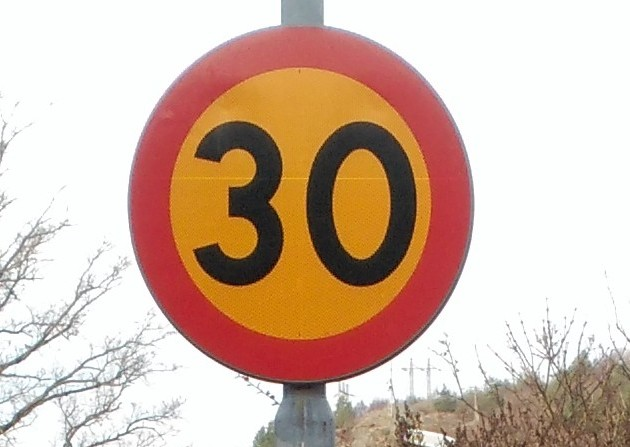
#> input picture P02-Traffic-Sign-Classifier/new_img/01_speed_limit_30.jpg, 630 x 447 px; its folder holds 4 pictures in this run
$ jupyter execute --allow-errors Traffic_Sign_Classifier.ipynb   (shell and % lines are left out)   (older library calls are emulated)
#> lines starting #> are read from the running program, lines starting #| are printed output that depends on the picture
# Self-Driving Car Engineer Nanodegree

## Deep Learning

## Project: Build a Traffic Sign Recognition Classifier

In this notebook, a template is provided for you to implement your functionality in stages, which is required to successfully complete this project. If additional code is required that cannot be included in the notebook, be sure that the Python code is successfully imported and included in your submission if necessary.

> **Note**: Once you have completed all of the code implementations, you need to finalize your work by exporting the iPython Notebook as an HTML document. Before exporting the notebook to html, all of the code cells need to have been run so that reviewers can see the final implementation and output. You can then export the notebook by using the menu above and navigating to  \n",
    "**File -> Download as -> HTML (.html)**. Include the finished document along with this notebook as your submission.

In addition to implementing code, there is a writeup to complete. The writeup should be completed in a separate file, which can be either a markdown file or a pdf document. There is a [write up template](https://github.com/udacity/CarND-Traffic-Sign-Classifier-Project/blob/master/writeup_template.md) that can be used to guide the writing process. Completing the code template and writeup template will cover all of the [rubric points](https://review.udacity.com/#!/rubrics/481/view) for this project.

The [rubric](https://review.udacity.com/#!/rubrics/481/view) contains "Stand Out Suggestions" for enhancing the project beyond the minimum requirements. The stand out suggestions are optional. If you decide to pursue the "stand out suggestions", you can include the code in this Ipython notebook and also discuss the results in the writeup file.

>**Note:** Code and Markdown cells can be executed using the **Shift + Enter** keyboard shortcut. In addition, Markdown cells can be edited by typically double-clicking the cell to enter edit mode.

---
## Step 0: Load The Data

[cell 1]
# Load pickled data
import pickle

# TODO: Fill this in based on where you saved the training and testing data

training_file = 'data/train.p'
validation_file='data/valid.p'
testing_file = 'data/test.p'

#> (the rest of this cell did not finish here and is left out)

---

## Step 1: Dataset Summary & Exploration

The pickled data is a dictionary with 4 key/value pairs:

- `'features'` is a 4D array containing raw pixel data of the traffic sign images, (num examples, width, height, channels).
- `'labels'` is a 1D array containing the label/class id of the traffic sign. The file `signnames.csv` contains id -> name mappings for each id.
- `'sizes'` is a list containing tuples, (width, height) representing the original width and height the image.
- `'coords'` is a list containing tuples, (x1, y1, x2, y2) representing coordinates of a bounding box around the sign in the image. **THESE COORDINATES ASSUME THE ORIGINAL IMAGE. THE PICKLED DATA CONTAINS RESIZED VERSIONS (32 by 32) OF THESE IMAGES**

Complete the basic data summary below. Use python, numpy and/or pandas methods to calculate the data summary rather than hard coding the results. For example, the [pandas shape method](http://pandas.pydata.org/pandas-docs/stable/generated/pandas.DataFrame.shape.html) might be useful for calculating some of the summary results.

### Provide a Basic Summary of the Data Set Using Python, Numpy and/or Pandas

[cell 2]
### Replace each question mark with the appropriate value.
### Use python, pandas or numpy methods rather than hard coding the results
import numpy as np
# TODO: Number of training examples
#> (the rest of this cell did not finish here and is left out)

### Include an exploratory visualization of the dataset

Visualize the German Traffic Signs Dataset using the pickled file(s). This is open ended, suggestions include: plotting traffic sign images, plotting the count of each sign, etc.

The [Matplotlib](http://matplotlib.org/) [examples](http://matplotlib.org/examples/index.html) and [gallery](http://matplotlib.org/gallery.html) pages are a great resource for doing visualizations in Python.

**NOTE:** It's recommended you start with something simple first. If you wish to do more, come back to it after you've completed the rest of the sections. It can be interesting to look at the distribution of classes in the training, validation and test set. Is the distribution the same? Are there more examples of some classes than others?

[cell 3]
### Data exploration visualization code goes here.
### Feel free to use as many code cells as needed.
import matplotlib.pyplot as plt
# Visualizations will be shown in the notebook.

# [9 lines left out: function plt_samples, not called in this run]

#> (the rest of this cell did not finish here and is left out)

[cell 4]
import random
from pandas.io.parsers import read_csv
signnames = read_csv("signnames.csv").values[:, 1]
#> (reads P02-Traffic-Sign-Classifier/signnames.csv from the repository)
col_width = max(len(name) for name in signnames)

# [11 lines left out: function plt_classes, not called in this run]

#> (the rest of this cell did not finish here and is left out)

[cell 5]
# Create barchart of counts in each class
# [4 lines left out: function plt_freq, not called in this run]

plt.title('Traffic Sign Data - Train')
#> (the rest of this cell did not finish here and is left out)

----

## Step 2: Design and Test a Model Architecture

Design and implement a deep learning model that learns to recognize traffic signs. Train and test your model on the [German Traffic Sign Dataset](http://benchmark.ini.rub.de/?section=gtsrb&subsection=dataset).

The LeNet-5 implementation shown in the [classroom](https://classroom.udacity.com/nanodegrees/nd013/parts/fbf77062-5703-404e-b60c-95b78b2f3f9e/modules/6df7ae49-c61c-4bb2-a23e-6527e69209ec/lessons/601ae704-1035-4287-8b11-e2c2716217ad/concepts/d4aca031-508f-4e0b-b493-e7b706120f81) at the end of the CNN lesson is a solid starting point. You'll have to change the number of classes and possibly the preprocessing, but aside from that it's plug and play!

With the LeNet-5 solution from the lecture, you should expect a validation set accuracy of about 0.89. To meet specifications, the validation set accuracy will need to be at least 0.93. It is possible to get an even higher accuracy, but 0.93 is the minimum for a successful project submission.

There are various aspects to consider when thinking about this problem:

- Neural network architecture (is the network over or underfitting?)
- Play around preprocessing techniques (normalization, rgb to grayscale, etc)
- Number of examples per label (some have more than others).
- Generate fake data.

Here is an example of a [published baseline model on this problem](http://yann.lecun.com/exdb/publis/pdf/sermanet-ijcnn-11.pdf). It's not required to be familiar with the approach used in the paper but, it's good practice to try to read papers like these.

### Pre-process the Data Set (normalization, grayscale, etc.)

Minimally, the image data should be normalized so that the data has mean zero and equal variance. For image data, `(pixel - 128)/ 128` is a quick way to approximately normalize the data and can be used in this project.

Other pre-processing steps are optional. You can try different techniques to see if it improves performance.

Use the code cell (or multiple code cells, if necessary) to implement the first step of your project.

[cell 6]
### Preprocess the data here. It is required to normalize the data. Other preprocessing steps could include
### converting to grayscale, etc.
### Feel free to use as many code cells as needed.
import cv2

def preprocess(X, gray_scale=True, equalize_hist=True):
    Xn=X
    # convert from RGB to YUV
    if gray_scale:
        Xn = np.array([np.expand_dims(cv2.cvtColor(img, cv2.COLOR_RGB2YUV)[:, :, 0], 2) for img in X])
    # adjust image contrast
    if equalize_hist:
        Xn = np.array([np.expand_dims(cv2.equalizeHist(np.uint8(img)), 2) for img in Xn])
    # normalize features
    Xn  = (Xn-128.0)/128.0
    return Xn

#> (the rest of this cell did not finish here and is left out)

### Model Architecture

[cell 7]
### Define your architecture here.
### Feel free to use as many code cells as needed.
import tensorflow as tf
from tensorflow.contrib.layers import flatten

channel=1
# [52 lines left out: function LeNet, not called in this run]

### Train, Validate and Test the Model

A validation set can be used to assess how well the model is performing. A low accuracy on the training and validation
sets imply underfitting. A high accuracy on the training set but low accuracy on the validation set implies overfitting.

[cell 8]
# training hyperparameters
BATCH_SIZE = 128
EPOCHS = 30
BATCHES_PER_EPOCH = 5000

#> (a cell that did not finish here is left out)

#> (a cell that did not finish here is left out)

[cell 11]
### Train the Model
from keras.preprocessing.image import ImageDataGenerator
#> (the rest of this cell did not finish here and is left out)

#> (a cell that did not finish here is left out)

---

## Step 3: Test a Model on New Images

To give yourself more insight into how your model is working, download at least five pictures of German traffic signs from the web and use your model to predict the traffic sign type.

You may find `signnames.csv` useful as it contains mappings from the class id (integer) to the actual sign name.

### Load and Output the Images

[cell 13]
### Load the images and plot them here.
### Feel free to use as many code cells as needed.
# Read sample image files, resize them, convert to numpy arrays w/ dtype=uint8
import os
from PIL import Image

dir = 'new_img/'
image_files  = [image_file for image_file in os.listdir(dir)]
X_new = []
y_new = []
for image_file in image_files:
    image = Image.open(dir+image_file)
#> image is the input picture: PIL image 630x447 RGB; mean R, G, B 210.9, 184.3, 168.3
    image = image.convert('RGB')
    image = image.resize((32,32), Image.ANTIALIAS)
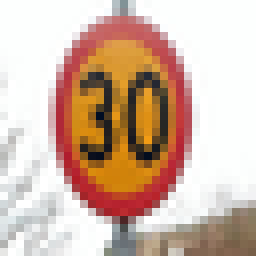
#> image: PIL image 32x32 RGB (shown 8 times larger); mean R, G, B 210.8, 183.8, 167.9
    image = np.array(list(image.getdata()), dtype='uint8')
#> image = 1024 rows, first 8: [253, 255, 254], [253, 255, 254], [253, 255, 254], [253, 255, 254], [253, 255, 254], [253, 255, 254], [253, 255, 254], [253, 255, 254]
    image = np.reshape(image, (32, 32, 3))
    X_new.append(image)
    y_new.append(image_file[:2])
#> pass 2 of the loop `for image_file in image_files:`:
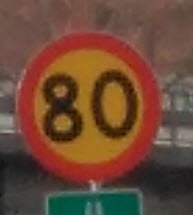
#> input picture P02-Traffic-Sign-Classifier/new_img/05_speed_limit_80.jpg, 193 x 215 px
#> image is the input picture: PIL image 193x215 RGB; mean R, G, B 108.6, 73.3, 54.4
#> `image = image.resize((32,32), Image.ANTIALIAS)`:
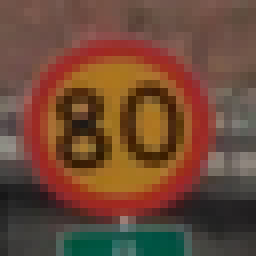
#> image: PIL image 32x32 RGB (shown 8 times larger); mean R, G, B 108.6, 73.3, 54.4
#> `image = np.array(list(image.getdata()), dtype='uint8')`: image = 1024 rows, first 8: [115, 84, 74], [113, 84, 74], [112, 81, 71], [115, 81, 71], [120, 86, 76], [116, 83, 73], [113, 84, 75], [118, 89, 81]
#> pass 3 of the loop `for image_file in image_files:`:
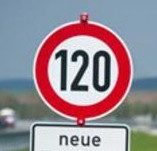
#> input picture P02-Traffic-Sign-Classifier/new_img/08_speed_limit_120.jpg, 157 x 151 px
#> image is the input picture: PIL image 157x151 RGB; mean R, G, B 152.5, 138.7, 148.6
#> `image = image.resize((32,32), Image.ANTIALIAS)`:
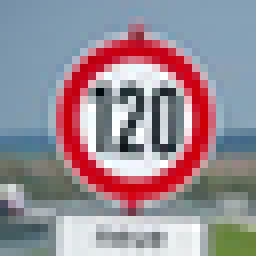
#> image: PIL image 32x32 RGB (shown 8 times larger); mean R, G, B 152.5, 139.1, 148.5
#> `image = np.array(list(image.getdata()), dtype='uint8')`: image = 1024 rows, first 8: [118, 144, 167], [119, 146, 168], [121, 147, 170], [121, 147, 170], [123, 149, 172], [124, 150, 173], [125, 152, 173], [126, 153, 174]
#> the loop made 4 passes; the first 3 are shown

X_new = np.array(X_new, dtype='uint8')
y_new = np.array(y_new, dtype='int')
#for i in range(len(y_new)):
#    print('class', y_new[i],  signnames[y_new[i]])

def sign_str(slist):
    return [signnames[idx] for idx in slist]

def plt_images(images, title, labels, row, col):
#> called with images = array of shape (4, 32, 32, 3), title = 'Original', row = 2, col = 5
    fig = plt.figure(figsize = (8, 6))
    fig.suptitle(title)
    fig.subplots_adjust(left = 0, right = 1, bottom = 0, top = 1, hspace = 0.05, wspace = 0.05)
    for i, image in enumerate(X_new):
        plt.subplot(row, col, i+1)
        plt.imshow(image)
        #plt.axis('off')
        plt.xlabel(labels[i])
    #plt.tight_layout()
    plt.show()
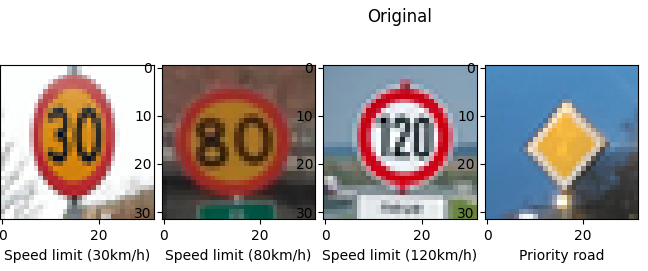
#> figure drawn by matplotlib, 4 panels

plt_images(X_new, 'Original', sign_str(y_new), 2, 5)

### Predict the Sign Type for Each Image

[cell 14]
### Run the predictions here and use the model to output the prediction for each image.
### Make sure to pre-process the images with the same pre-processing pipeline used earlier.
### Feel free to use as many code cells as needed.
X_new_n = preprocess(X_new)
